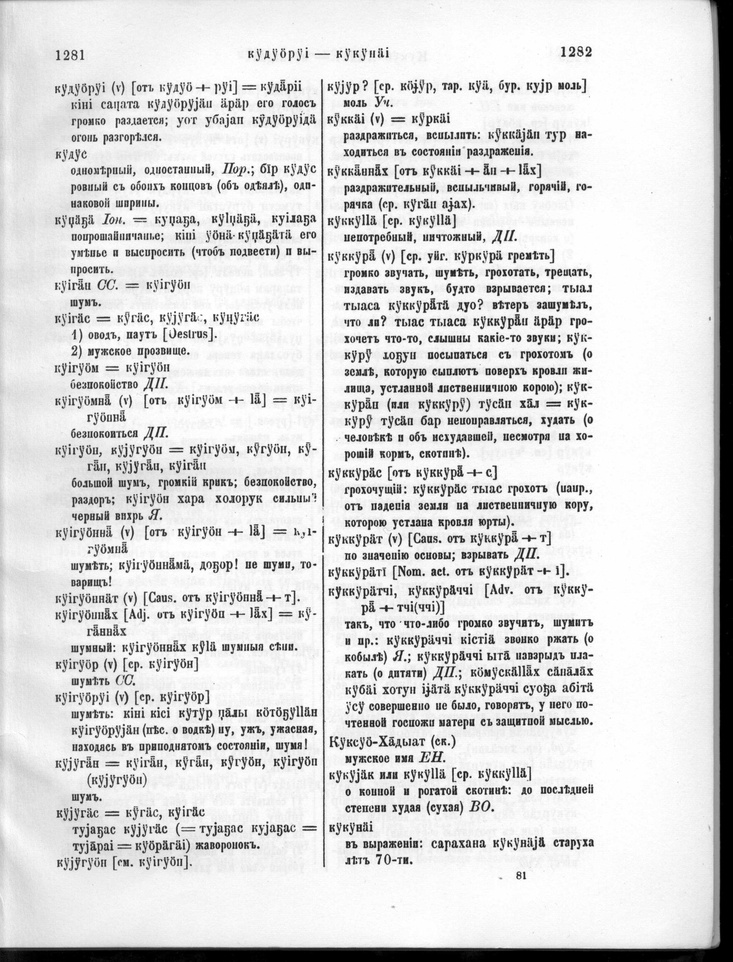
#> input picture Pek.jpg, 733 x 962 px, shrunk from 2324 x 3050 before the run
$ python cut.py   (older library calls are emulated)
#> lines starting #> are read from the running program, lines starting #| are printed output that depends on the picture; after the words box and inside, x2 and y2 are one past the last pixel; in counts of white or black regions, pixels touching at a corner belong together
import cv2, numpy as np
image = cv2.imread('Pek.jpg')#[:1000, :1000]
#> image is the input picture: shape (962, 733, 3); min 0, max 255, mean 217.4
image2 = image.copy()

#градации серого
gray = cv2.cvtColor(image,cv2.COLOR_BGR2GRAY)
cv2.imshow('gray',gray)
cv2.waitKey(0)

#строго черно-белое инвертированное
ret,thresh = cv2.threshold(gray,127,255,cv2.THRESH_BINARY_INV+cv2.THRESH_OTSU)
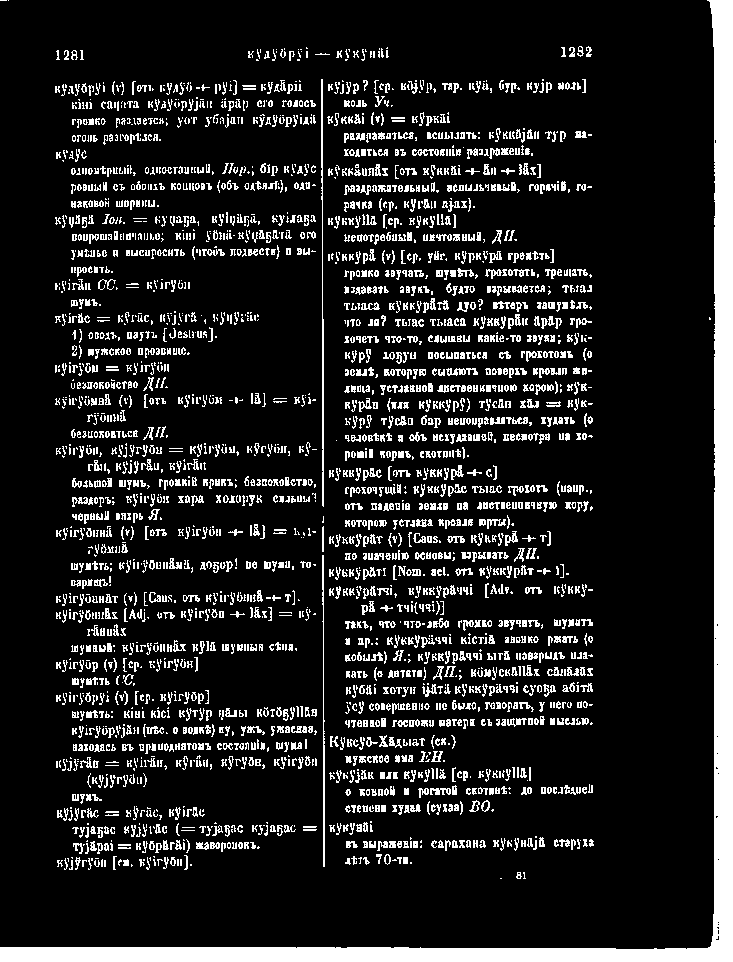
#> thresh: shape (962, 733); 13.6% white; 2851 white regions (1099 under 20 px), largest, box (x1, y1, x2, y2) and area: (0, 0, 733, 962) 28644, (321, 79, 324, 507) 721, (322, 555, 325, 867) 491
#> ret = 156
cv2.imshow('binary',thresh)
cv2.waitKey(0)

#раздутое
kernel = np.ones((5,2), np.uint8)
img_dilation = cv2.dilate(thresh, kernel, iterations=1)
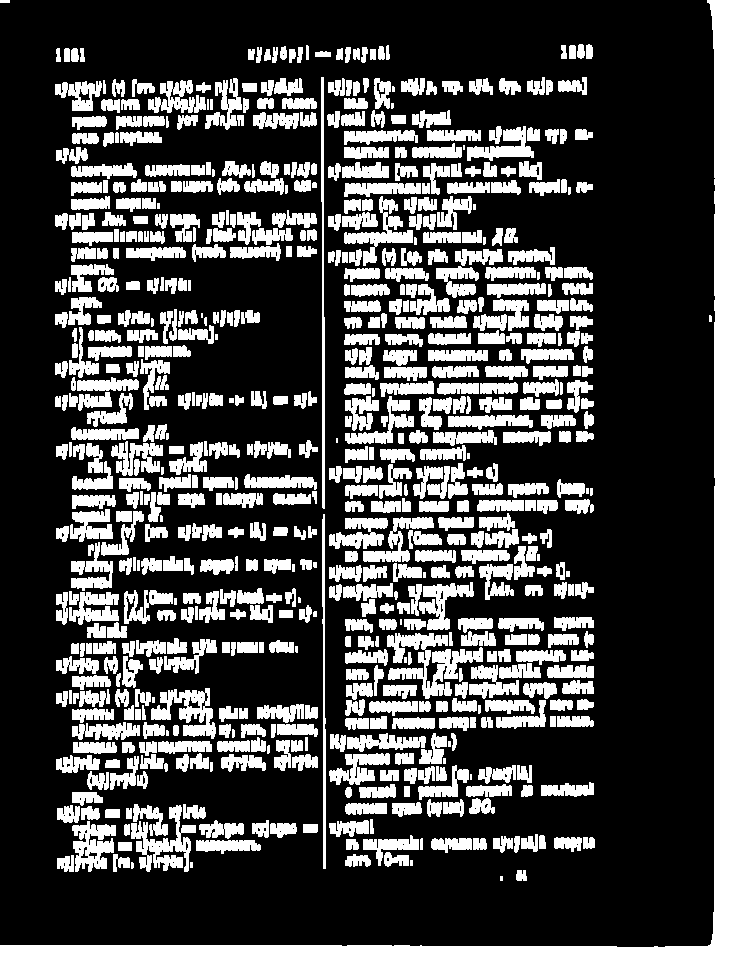
#> img_dilation: shape (962, 733); 28.2% white; 685 white regions (23 under 20 px)
cv2.imshow('dilated',img_dilation)
cv2.waitKey(0)

#ищем и сортируем контуры
im2, ctrs, hier = cv2.findContours(img_dilation.copy(), cv2.RETR_EXTERNAL, cv2.CHAIN_APPROX_SIMPLE)
#> ctrs = 685 contours, 54 with area under 20; largest, box (x1, y1, x2, y2) and area: (0, 0, 733, 962) 28498, (387, 633, 483, 699) 2205, (151, 688, 216, 739) 1456, (131, 805, 196, 872) 1453, (72, 821, 116, 872) 1260
sorted_ctrs = sorted(ctrs, key=lambda ctr: (cv2.boundingRect(ctr)[1]//10, cv2.boundingRect(ctr)[0]))
#> sorted_ctrs has the same summary as ctrs

for i, ctr in enumerate(sorted_ctrs):
    # Рисуем прямоугольник вокруг каждого контура
    x, y, w, h = cv2.boundingRect(ctr)

    # Getting ROI
    roi = image[y:y+h, x:x+w]

    # show ROI
    # cv2.imshow('segment no:'+str(i),roi)
    cv2.imwrite("file_"+str(i)+".png", roi)
    cv2.rectangle(image2,(x,y),( x + w, y + h ),(90, 0, 255), 2)
#> this loop made 685 passes
#> (x, y, w, h) on passes 1, 3, 4: (0, 0, 733, 962), (56, 48, 5, 14), (64, 48, 6, 14)
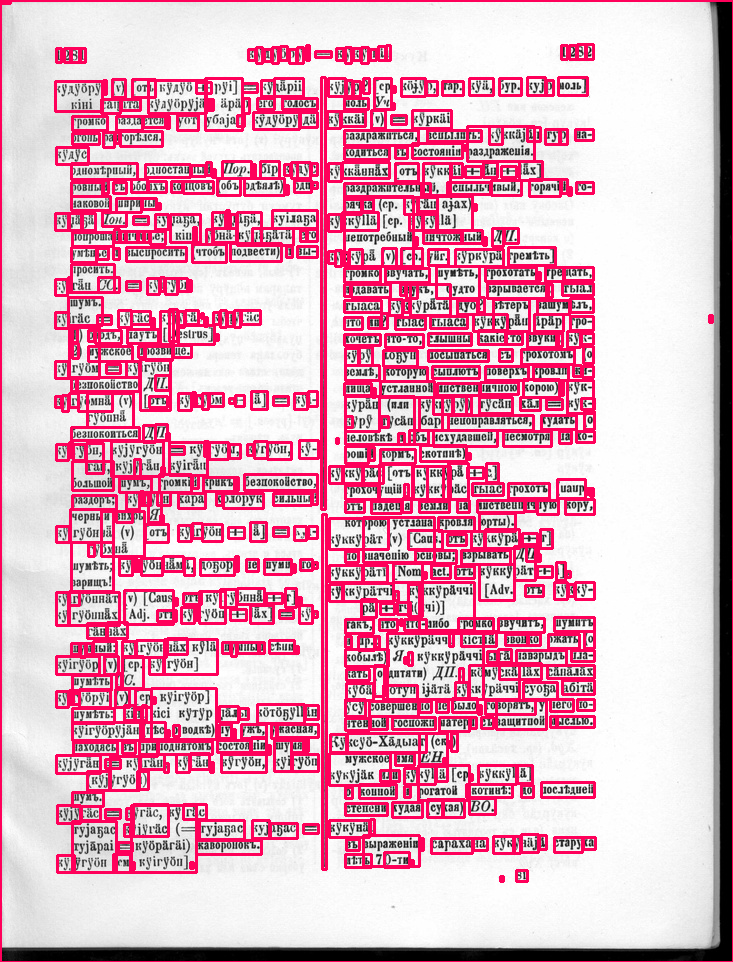
#> image2: shape (962, 733, 3); 18.94% of pixels changed, all inside (x1, y1, x2, y2) = (0, 0, 733, 962)
    #cv2.putText(image, str(i), (x, y),cv2.FONT_HERSHEY_SIMPLEX, 0.45, (90, 0, 255), 2)

cv2.imshow('marked areas',image2)
cv2.waitKey(0)
cv2.destroyAllWindows()
